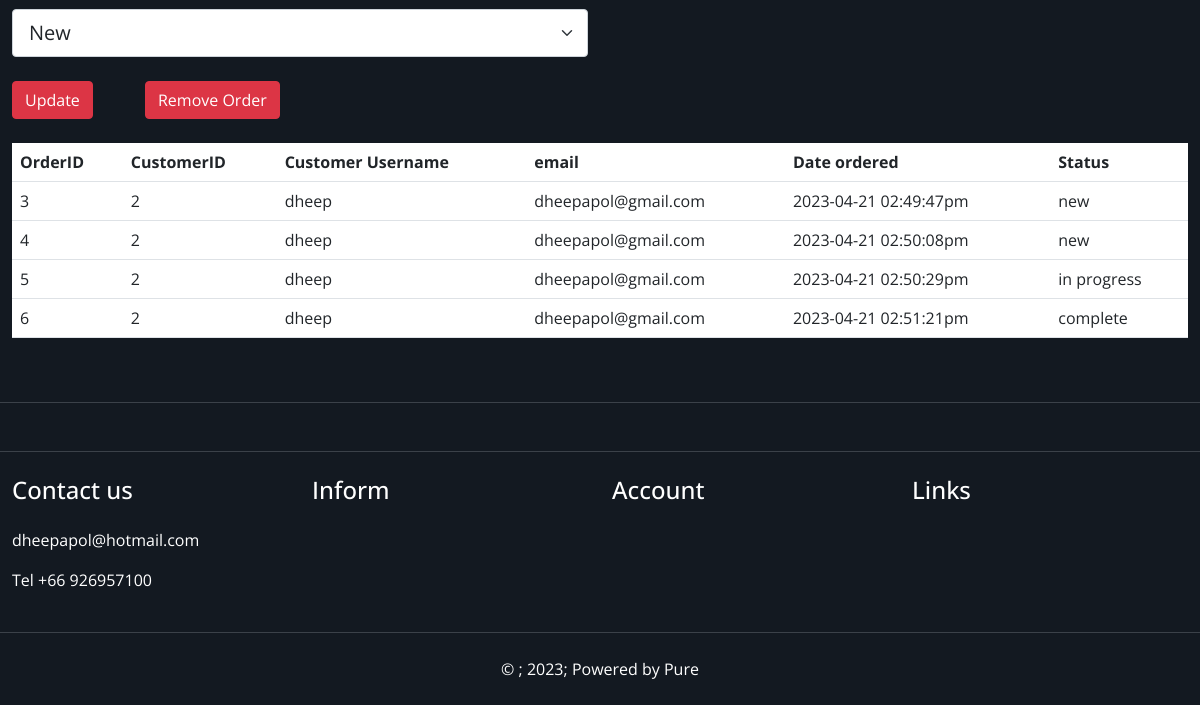
The page /adminpage.php (signed in, lower part) on the database as committed earlier.
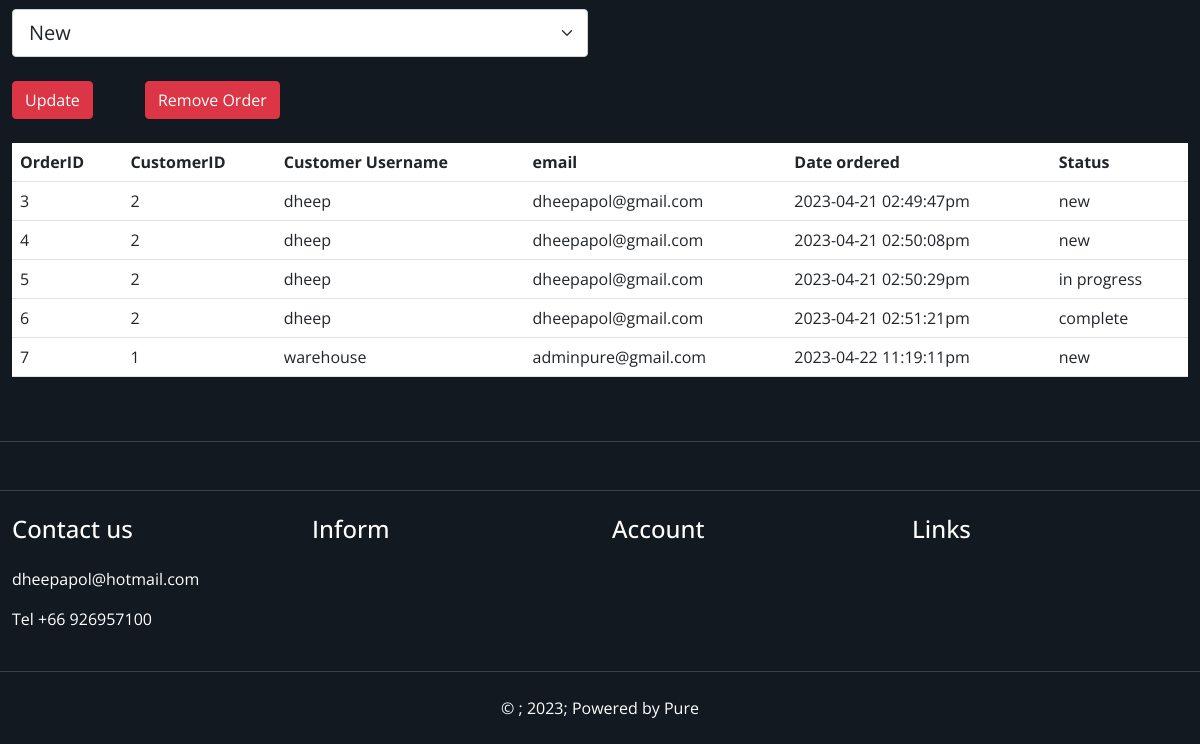
The same page on the database as committed later.
### tables this page shows
CREATE TABLE "customerorder" (
	"coid"	INTEGER NOT NULL,
	"id"	INTEGER NOT NULL,
	"date"	TEXT NOT NULL,
	"address"	TEXT NOT NULL,
	"status"	TEXT NOT NULL,
	PRIMARY KEY("coid" AUTOINCREMENT)
);

CREATE TABLE "registersys" (
	"id"	INTEGER NOT NULL UNIQUE,
	"username"	TEXT NOT NULL,
	"email"	TEXT NOT NULL,
	"password"	TEXT NOT NULL,
	"role"	TEXT NOT NULL,
	"tier"	TEXT,
	PRIMARY KEY("id" AUTOINCREMENT)
);

### adminpage.php (the view, shortened to what this page needs)
<?php
require_once('components.php');
include('server.php');
?>
<html lang="en">
<head>
  <link rel="stylesheet" href="https://cdn.jsdelivr.net/npm/bootstrap-icons@1.10.4/font/bootstrap-icons.css">
  <link href="https://cdn.jsdelivr.net/npm/bootstrap@5.0.0/dist/css/bootstrap.min.css" rel="stylesheet">
  <link rel="stylesheet" href="https://cdn.jsdelivr.net/npm/@fortawesome/fontawesome-free@6.2.0/css/fontawesome.min.css"
>
  <link rel="stylesheet" href="https://cdn.jsdelivr.net/npm/bootstrap-icons@1.9.1/font/bootstrap-icons.css">
  <link rel="stylesheet" href="style.css">
</head>
<body>
  <?php
  if ($_SESSION['role'] == 'customer') {
    echo '<section class="home-wrapper-1 py-5">
<div class="container-xxl">
    <div class="row h-75 text-center">
    <div class="col-12">
<h1 class="text-danger">You do not have the permisson</h1>
    </div>
    </div>
</div>
      </section>';
  } else if($_SESSION['role'] == 'seller') {
    echo '<section class="home-wrapper-1 py-5">
      <div class="container-xxl">
          <div class="row text-center mb-5">
          <div class="col-12">
          <h3 class="text-white">All member</h3>
          <table class="table bg-white">
          <tr>
            <th>id</th>
            <th>username</th>
            <th>email</th>
            <th>tier</th>
          </tr>';
    echo '</table>
    </div>
      </div>
  </div>
        </section>
        <section class="home-wrapper-1 py-5">
        <div class="container-xxl">
        <div class="row">
        <div class="col-6">
        <form action="" method="POST">
      <div class="form-outline mb-4">
          <select class="form-select form-select-lg my-1" aria-label=".form-select-lg example" name="selectstatus">
  <option selected value="new">New</option>
</select>
      </div>
      <button type="submit" name="updatestatus" class="btn btn-danger btn-block mb-4">Update</button>
      <button type="submit" name="remord" class="btn btn-danger btn-block mb-4 mx-5">Remove Order</button>
        </form>
        </div>
        </div>
        <table class="table bg-white">
          <tr>
            <th>OrderID</th>
            <th>CustomerID</th>
            <th>Customer Username</th>
            <th>email</th>
            <th>Date ordered</th>
            <th>Status</th>
          </tr>';
          $joinsql = "SELECT co.coid,re.id,re.username,email,date,status FROM customerorder co INNER JOIN registersys re on co.id = re.id";
          $result = $db->query($joinsql);
          while ($row = $result->fetchArray(SQLITE3_ASSOC)) {
            echo '<tr>
            <td>' . $row['coid'] . '</td>
            <td>' . $row['id'] . '</td>
            <td>' . $row['username'] . '</td>
            <td>' . $row['email'] . '</td>
            <td>' . $row['date'] . '</td>
            <td>' . $row['status'] . '</td>
          </tr>';
          }
          echo '</table>
        </div>
        </section>';}
  ?>
</body>
</html>

Rows that differ between the two databases and show on the page:
added customerorder: coid "7", registersys.id "1", registersys.username "warehouse", registersys.email "adminpure@gmail.com", date "2023-04-22 11:19:11pm", status "new"
